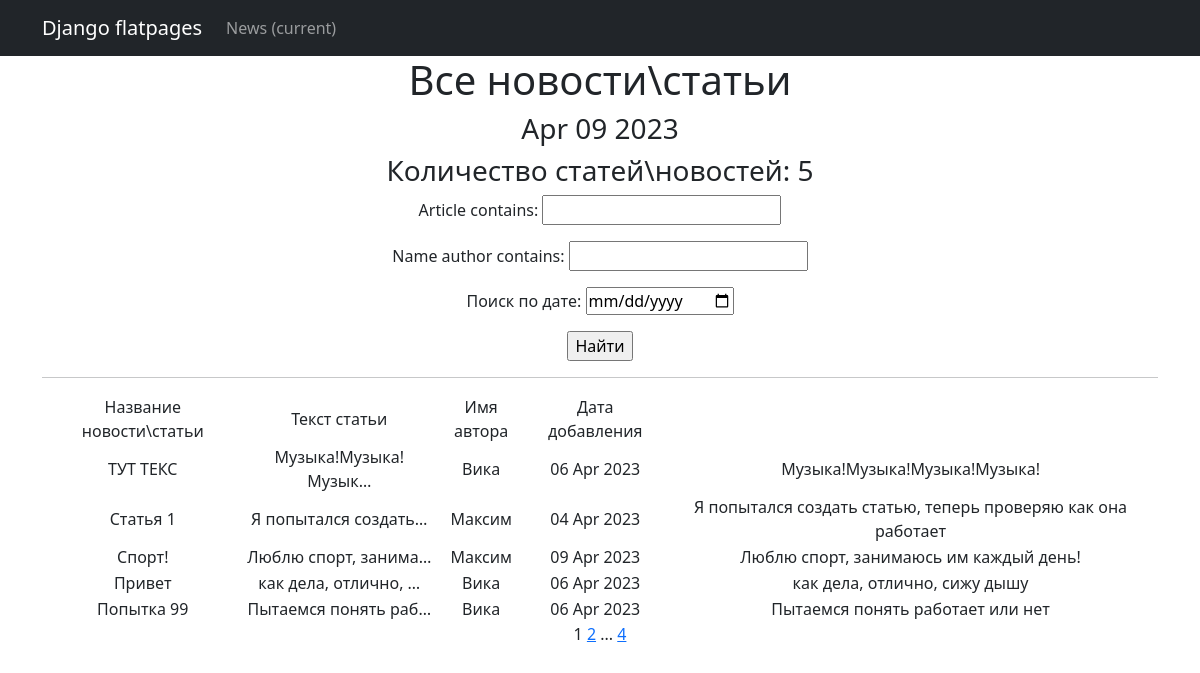
/news/search, run on the app's committed database.
### simpleapp/models.py (models this page shows, shortened)
class Post(models.Model):
    article = models.CharField(max_length=50)
    text = models.TextField()
    time_in = models.DateTimeField(auto_now_add=True)
    name_author = models.TextField(max_length=50)
    category = models.ManyToManyField(Category, through='PostCategory')

### simpleapp/views.py (the view)
# urls.py: path('search', PostList2.as_view()),
class PostList2(ListView):
    model = Post
    ordering = '-article'
    template_name = 'search.html'
    context_object_name = 'news'
    paginate_by = 5
    def get_queryset(self):
        queryset = super().get_queryset()
        self.filterset = PostFilter(self.request.GET, queryset)
        return self.filterset.qs
    def get_context_data(self, **kwargs):
        context = super().get_context_data(**kwargs)
        context['time_now'] = datetime.utcnow()
        context['next_news'] = None
        context['filterset'] = self.filterset
        return context

### simpleapp/templatetags/custom_filters.py (called while the page is built)
@register.filter()
def censor(value):
    for word in bad_words:
        if word in value:
            censor_word = ''.join(['*' for word in range(len(word))])
            value = value.replace(word, censor_word)
    return value

### simpleapp/templatetags/custom_tags.py (called while the page is built)
@register.simple_tag(takes_context=True)
def url_replace(context, **kwargs):
   d = context['request'].GET.copy()
   for k, v in kwargs.items():
       d[k] = v
   return d.urlencode()

### templates/search.html (shortened to what this page needs)
{% extends 'flatpages/default.html' %}
{% load custom_filters %}
{% load custom_tags %}
{% block content %}
   <h1>Все новости\статьи</h1>
   <h3>{{ time_now|date:'M d Y' }}</h3>
   <h3> {{"Количество статей\новостей"}}: {{ news| length }} </h3>
   <form action="" method="get">
       {{ filterset.form.as_p }}
       <input type="submit" value="Найти" />
   </form>
   <hr>
   {% if news %}
       <table>
           <tr>
               <td>Название новости\статьи</td>
               <td>Текст статьи</td>
               <td>Имя автора</td>
               <td>Дата добавления</td>
           </tr>
           {% for news in news %}
           <tr>
               <td>{{ news.article }}</td>
               <td>{{ news.text|truncatechars:20 }}</td>
               <td>{{ news.name_author}}</td>
               <td>{{ news.time_in|date:'d M Y' }}</td>
               <td>{{ news.text|censor }}</td>
           </tr>
           {% endfor %}
       </table>
   {% else %}
       <h2>Ничего нет!</h2>
   {% endif %}
   {{ page_obj.number }}
   {% if page_obj.has_next %}
       <a href="?{% url_replace page=page_obj.next_page_number %}">{{ page_obj.next_page_number }}</a>
       {% if paginator.num_pages != page_obj.next_page_number %}
           ...
           <a href="?{% url_replace page=page_obj.paginator.num_pages %}">{{ page_obj.paginator.num_pages }}</a>
       {% endif %}
   {% endif %}
{% endblock content %}

### data on the page
Post: article "ТУТ ТЕКС", text "Музыка!Музыка!Музык…", name_author "Вика", time_in "06 Apr 2023", text|censor "Музыка!Музыка!Музыка!Музыка!"
Post: article "Статья 1", text "Я попытался создать…", name_author "Максим", time_in "04 Apr 2023", text|censor "Я попытался создать статью, теперь проверяю как она работает"
Post: article "Спорт!", text "Люблю спорт, занима…", name_author "Максим", time_in "09 Apr 2023", text|censor "Люблю спорт, занимаюсь им каждый день!"
Post: article "Привет", text "как дела, отлично, …", name_author "Вика", time_in "06 Apr 2023", text|censor "как дела, отлично, сижу дышу"
Post: article "Попытка 99", text "Пытаемся понять раб…", name_author "Вика", time_in "06 Apr 2023", text|censor "Пытаемся понять работает или нет"

### other printed values
{{ time_now|date:'M d Y' }} "Apr 09 2023"
{{ "Количество статей\новостей" }} "Количество статей\\новостей"
{{ news| length }} "5"
{{ page_obj.number }} "1"
{{ page_obj.next_page_number }} "2"
{{ page_obj.paginator.num_pages }} "4"
